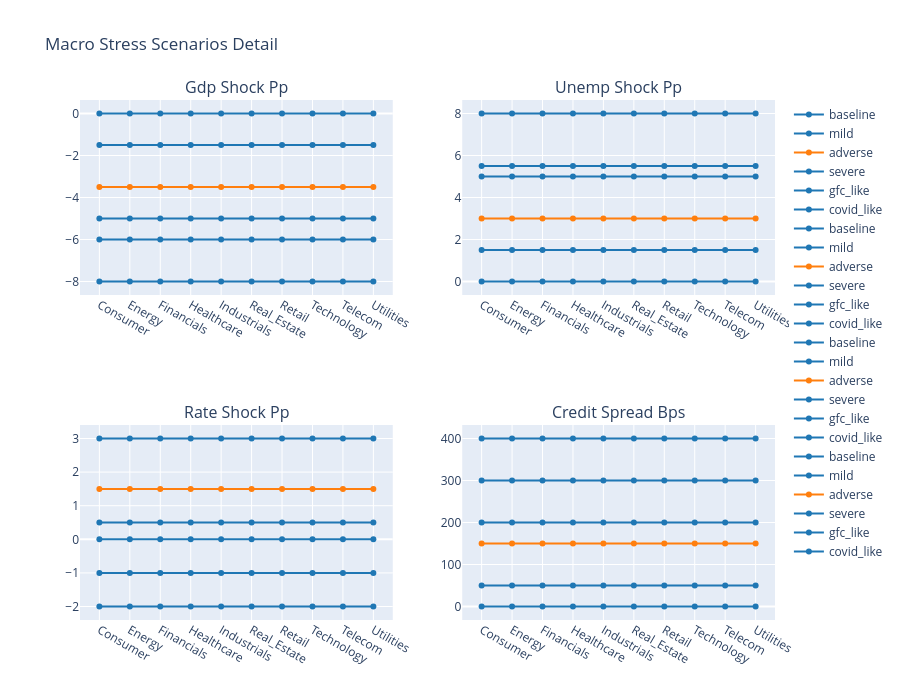

Notebook source saved alongside this figure:
### Markdown cell above
## 7. Macro Stress Visualizations

### Code cell
print("\n📊 MACRO STRESS SCENARIOS")
print("─" * 70)

# Macro scenarios
fig_macro = eda.macro_scenarios_detail()
if fig_macro:
    fig_macro.show()

### Figure 1 — Plotly figure (JSON) as saved in the notebook; plotly's stock layout.template omitted (floating-point values rounded to 4 significant figures)
{"data": [{"hovertemplate": "<b>baseline</b><br>gdp_shock_pp: %{y}<extra></extra>", "line": {"color": "#1f77b4", "width": 2}, "mode": "lines+markers", "name": "baseline", "type": "scatter", "x": ["Consumer", "Energy", "Financials", "Healthcare", "Industrials", "Real_Estate", "Retail", "Technology", "Telecom", "Utilities"], "xaxis": "x", "y": [0.0, 0.0, 0.0, 0.0, 0.0, 0.0, 0.0, 0.0, 0.0, 0.0], "yaxis": "y"}, {"hovertemplate": "<b>mild</b><br>gdp_shock_pp: %{y}<extra></extra>", "line": {"color": "#1f77b4", "width": 2}, "mode": "lines+markers", "name": "mild", "type": "scatter", "x": ["Consumer", "Energy", "Financials", "Healthcare", "Industrials", "Real_Estate", "Retail", "Technology", "Telecom", "Utilities"], "xaxis": "x", "y": [-1.5, -1.5, -1.5, -1.5, -1.5, -1.5, -1.5, -1.5, -1.5, -1.5], "yaxis": "y"}, {"hovertemplate": "<b>adverse</b><br>gdp_shock_pp: %{y}<extra></extra>", "line": {"color": "#ff7f0e", "width": 2}, "mode": "lines+markers", "name": "adverse", "type": "scatter", "x": ["Consumer", "Energy", "Financials", "Healthcare", "Industrials", "Real_Estate", "Retail", "Technology", "Telecom", "Utilities"], "xaxis": "x", "y": [-3.5, -3.5, -3.5, -3.5, -3.5, -3.5, -3.5, -3.5, -3.5, -3.5], "yaxis": "y"}, {"hovertemplate": "<b>severe</b><br>gdp_shock_pp: %{y}<extra></extra>", "line": {"color": "#1f77b4", "width": 2}, "mode": "lines+markers", "name": "severe", "type": "scatter", "x": ["Consumer", "Energy", "Financials", "Healthcare", "Industrials", "Real_Estate", "Retail", "Technology", "Telecom", "Utilities"], "xaxis": "x", "y": [-6.0, -6.0, -6.0, -6.0, -6.0, -6.0, -6.0, -6.0, -6.0, -6.0], "yaxis": "y"}, {"hovertemplate": "<b>gfc_like</b><br>gdp_shock_pp: %{y}<extra></extra>", "line": {"color": "#1f77b4", "width": 2}, "mode": "lines+markers", "name": "gfc_like", "type": "scatter", "x": ["Consumer", "Energy", "Financials", "Healthcare", "Industrials", "Real_Estate", "Retail", "Technology", "Telecom", "Utilities"], "xaxis": "x", "y": [-5.0, -5.0, -5.0, -5.0, -5.0, -5.0, -5.0, -5.0, -5.0, -5.0], "yaxis": "y"}, {"hovertemplate": "<b>covid_like</b><br>gdp_shock_pp: %{y}<extra></extra>", "line": {"color": "#1f77b4", "width": 2}, "mode": "lines+markers", "name": "covid_like", "type": "scatter", "x": ["Consumer", "Energy", "Financials", "Healthcare", "Industrials", "Real_Estate", "Retail", "Technology", "Telecom", "Utilities"], "xaxis": "x", "y": [-8.0, -8.0, -8.0, -8.0, -8.0, -8.0, -8.0, -8.0, -8.0, -8.0], "yaxis": "y"}, {"hovertemplate": "<b>baseline</b><br>unemp_shock_pp: %{y}<extra></extra>", "line": {"color": "#1f77b4", "width": 2}, "mode": "lines+markers", "name": "baseline", "type": "scatter", "x": ["Consumer", "Energy", "Financials", "Healthcare", "Industrials", "Real_Estate", "Retail", "Technology", "Telecom", "Utilities"], "xaxis": "x2", "y": [0.0, 0.0, 0.0, 0.0, 0.0, 0.0, 0.0, 0.0, 0.0, 0.0], "yaxis": "y2"}, {"hovertemplate": "<b>mild</b><br>unemp_shock_pp: %{y}<extra></extra>", "line": {"color": "#1f77b4", "width": 2}, "mode": "lines+markers", "name": "mild", "type": "scatter", "x": ["Consumer", "Energy", "Financials", "Healthcare", "Industrials", "Real_Estate", "Retail", "Technology", "Telecom", "Utilities"], "xaxis": "x2", "y": [1.5, 1.5, 1.5, 1.5, 1.5, 1.5, 1.5, 1.5, 1.5, 1.5], "yaxis": "y2"}, {"hovertemplate": "<b>adverse</b><br>unemp_shock_pp: %{y}<extra></extra>", "line": {"color": "#ff7f0e", "width": 2}, "mode": "lines+markers", "name": "adverse", "type": "scatter", "x": ["Consumer", "Energy", "Financials", "Healthcare", "Industrials", "Real_Estate", "Retail", "Technology", "Telecom", "Utilities"], "xaxis": "x2", "y": [3.0, 3.0, 3.0, 3.0, 3.0, 3.0, 3.0, 3.0, 3.0, 3.0], "yaxis": "y2"}, {"hovertemplate": "<b>severe</b><br>unemp_shock_pp: %{y}<extra></extra>", "line": {"color": "#1f77b4", "width": 2}, "mode": "lines+markers", "name": "severe", "type": "scatter", "x": ["Consumer", "Energy", "Financials", "Healthcare", "Industrials", "Real_Estate", "Retail", "Technology", "Telecom", "Utilities"], "xaxis": "x2", "y": [5.5, 5.5, 5.5, 5.5, 5.5, 5.5, 5.5, 5.5, 5.5, 5.5], "yaxis": "y2"}, {"hovertemplate": "<b>gfc_like</b><br>unemp_shock_pp: %{y}<extra></extra>", "line": {"color": "#1f77b4", "width": 2}, "mode": "lines+markers", "name": "gfc_like", "type": "scatter", "x": ["Consumer", "Energy", "Financials", "Healthcare", "Industrials", "Real_Estate", "Retail", "Technology", "Telecom", "Utilities"], "xaxis": "x2", "y": [5.0, 5.0, 5.0, 5.0, 5.0, 5.0, 5.0, 5.0, 5.0, 5.0], "yaxis": "y2"}, {"hovertemplate": "<b>covid_like</b><br>unemp_shock_pp: %{y}<extra></extra>", "line": {"color": "#1f77b4", "width": 2}, "mode": "lines+markers", "name": "covid_like", "type": "scatter", "x": ["Consumer", "Energy", "Financials", "Healthcare", "Industrials", "Real_Estate", "Retail", "Technology", "Telecom", "Utilities"], "xaxis": "x2", "y": [8.0, 8.0, 8.0, 8.0, 8.0, 8.0, 8.0, 8.0, 8.0, 8.0], "yaxis": "y2"}, {"hovertemplate": "<b>baseline</b><br>rate_shock_pp: %{y}<extra></extra>", "line": {"color": "#1f77b4", "width": 2}, "mode": "lines+markers", "name": "baseline", "type": "scatter", "x": ["Consumer", "Energy", "Financials", "Healthcare", "Industrials", "Real_Estate", "Retail", "Technology", "Telecom", "Utilities"], "xaxis": "x3", "y": [0.0, 0.0, 0.0, 0.0, 0.0, 0.0, 0.0, 0.0, 0.0, 0.0], "yaxis": "y3"}, {"hovertemplate": "<b>mild</b><br>rate_shock_pp: %{y}<extra></extra>", "line": {"color": "#1f77b4", "width": 2}, "mode": "lines+markers", "name": "mild", "type": "scatter", "x": ["Consumer", "Energy", "Financials", "Healthcare", "Industrials", "Real_Estate", "Retail", "Technology", "Telecom", "Utilities"], "xaxis": "x3", "y": [0.5, 0.5, 0.5, 0.5, 0.5, 0.5, 0.5, 0.5, 0.5, 0.5], "yaxis": "y3"}, {"hovertemplate": "<b>adverse</b><br>rate_shock_pp: %{y}<extra></extra>", "line": {"color": "#ff7f0e", "width": 2}, "mode": "lines+markers", "name": "adverse", "type": "scatter", "x": ["Consumer", "Energy", "Financials", "Healthcare", "Industrials", "Real_Estate", "Retail", "Technology", "Telecom", "Utilities"], "xaxis": "x3", "y": [1.5, 1.5, 1.5, 1.5, 1.5, 1.5, 1.5, 1.5, 1.5, 1.5], "yaxis": "y3"}, {"hovertemplate": "<b>severe</b><br>rate_shock_pp: %{y}<extra></extra>", "line": {"color": "#1f77b4", "width": 2}, "mode": "lines+markers", "name": "severe", "type": "scatter", "x": ["Consumer", "Energy", "Financials", "Healthcare", "Industrials", "Real_Estate", "Retail", "Technology", "Telecom", "Utilities"], "xaxis": "x3", "y": [3.0, 3.0, 3.0, 3.0, 3.0, 3.0, 3.0, 3.0, 3.0, 3.0], "yaxis": "y3"}, {"hovertemplate": "<b>gfc_like</b><br>rate_shock_pp: %{y}<extra></extra>", "line": {"color": "#1f77b4", "width": 2}, "mode": "lines+markers", "name": "gfc_like", "type": "scatter", "x": ["Consumer", "Energy", "Financials", "Healthcare", "Industrials", "Real_Estate", "Retail", "Technology", "Telecom", "Utilities"], "xaxis": "x3", "y": [-1.0, -1.0, -1.0, -1.0, -1.0, -1.0, -1.0, -1.0, -1.0, -1.0], "yaxis": "y3"}, {"hovertemplate": "<b>covid_like</b><br>rate_shock_pp: %{y}<extra></extra>", "line": {"color": "#1f77b4", "width": 2}, "mode": "lines+markers", "name": "covid_like", "type": "scatter", "x": ["Consumer", "Energy", "Financials", "Healthcare", "Industrials", "Real_Estate", "Retail", "Technology", "Telecom", "Utilities"], "xaxis": "x3", "y": [-2.0, -2.0, -2.0, -2.0, -2.0, -2.0, -2.0, -2.0, -2.0, -2.0], "yaxis": "y3"}, {"hovertemplate": "<b>baseline</b><br>credit_spread_bps: %{y}<extra></extra>", "line": {"color": "#1f77b4", "width": 2}, "mode": "lines+markers", "name": "baseline", "type": "scatter", "x": ["Consumer", "Energy", "Financials", "Healthcare", "Industrials", "Real_Estate", "Retail", "Technology", "Telecom", "Utilities"], "xaxis": "x4", "y": [0, 0, 0, 0, 0, 0, 0, 0, 0, 0], "yaxis": "y4"}, {"hovertemplate": "<b>mild</b><br>credit_spread_bps: %{y}<extra></extra>", "line": {"color": "#1f77b4", "width": 2}, "mode": "lines+markers", "name": "mild", "type": "scatter", "x": ["Consumer", "Energy", "Financials", "Healthcare", "Industrials", "Real_Estate", "Retail", "Technology", "Telecom", "Utilities"], "xaxis": "x4", "y": [50, 50, 50, 50, 50, 50, 50, 50, 50, 50], "yaxis": "y4"}, {"hovertemplate": "<b>adverse</b><br>credit_spread_bps: %{y}<extra></extra>", "line": {"color": "#ff7f0e", "width": 2}, "mode": "lines+markers", "name": "adverse", "type": "scatter", "x": ["Consumer", "Energy", "Financials", "Healthcare", "Industrials", "Real_Estate", "Retail", "Technology", "Telecom", "Utilities"], "xaxis": "x4", "y": [150, 150, 150, 150, 150, 150, 150, 150, 150, 150], "yaxis": "y4"}, {"hovertemplate": "<b>severe</b><br>credit_spread_bps: %{y}<extra></extra>", "line": {"color": "#1f77b4", "width": 2}, "mode": "lines+markers", "name": "severe", "type": "scatter", "x": ["Consumer", "Energy", "Financials", "Healthcare", "Industrials", "Real_Estate", "Retail", "Technology", "Telecom", "Utilities"], "xaxis": "x4", "y": [300, 300, 300, 300, 300, 300, 300, 300, 300, 300], "yaxis": "y4"}, {"hovertemplate": "<b>gfc_like</b><br>credit_spread_bps: %{y}<extra></extra>", "line": {"color": "#1f77b4", "width": 2}, "mode": "lines+markers", "name": "gfc_like", "type": "scatter", "x": ["Consumer", "Energy", "Financials", "Healthcare", "Industrials", "Real_Estate", "Retail", "Technology", "Telecom", "Utilities"], "xaxis": "x4", "y": [400, 400, 400, 400, 400, 400, 400, 400, 400, 400], "yaxis": "y4"}, {"hovertemplate": "<b>covid_like</b><br>credit_spread_bps: %{y}<extra></extra>", "line": {"color": "#1f77b4", "width": 2}, "mode": "lines+markers", "name": "covid_like", "type": "scatter", "x": ["Consumer", "Energy", "Financials", "Healthcare", "Industrials", "Real_Estate", "Retail", "Technology", "Telecom", "Utilities"], "xaxis": "x4", "y": [200, 200, 200, 200, 200, 200, 200, 200, 200, 200], "yaxis": "y4"}], "layout": {"annotations": [{"font": {"size": 16}, "showarrow": false, "text": "Gdp Shock Pp", "x": 0.225, "xanchor": "center", "xref": "paper", "y": 1.0, "yanchor": "bottom", "yref": "paper"}, {"font": {"size": 16}, "showarrow": false, "text": "Unemp Shock Pp", "x": 0.775, "xanchor": "center", "xref": "paper", "y": 1.0, "yanchor": "bottom", "yref": "paper"}, {"font": {"size": 16}, "showarrow": false, "text": "Rate Shock Pp", "x": 0.225, "xanchor": "center", "xref": "paper", "y": 0.375, "yanchor": "bottom", "yref": "paper"}, {"font": {"size": 16}, "showarrow": false, "text": "Credit Spread Bps", "x": 0.775, "xanchor": "center", "xref": "paper", "y": 0.375, "yanchor": "bottom", "yref": "paper"}], "height": 700, "hovermode": "x unified", "title": {"text": "Macro Stress Scenarios Detail"}, "xaxis": {"anchor": "y", "domain": [0.0, 0.45]}, "xaxis2": {"anchor": "y2", "domain": [0.55, 1.0]}, "xaxis3": {"anchor": "y3", "domain": [0.0, 0.45]}, "xaxis4": {"anchor": "y4", "domain": [0.55, 1.0]}, "yaxis": {"anchor": "x", "domain": [0.625, 1.0]}, "yaxis2": {"anchor": "x2", "domain": [0.625, 1.0]}, "yaxis3": {"anchor": "x3", "domain": [0.0, 0.375]}, "yaxis4": {"anchor": "x4", "domain": [0.0, 0.375]}}}
